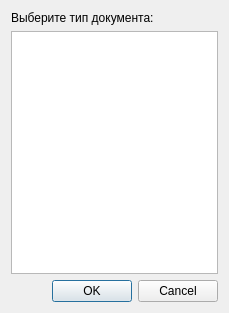
<?xml version="1.0" encoding="UTF-8"?>
<ui version="4.0">
 <class>ChangeDocTypeDialog</class>
 <widget class="QDialog" name="ChangeDocTypeDialog">
  <property name="geometry">
   <rect>
    <x>0</x>
    <y>0</y>
    <width>229</width>
    <height>313</height>
   </rect>
  </property>
  <property name="windowTitle">
   <string>Dialog</string>
  </property>
  <layout class="QGridLayout" name="gridLayout">
   <item row="2" column="0">
    <widget class="QDialogButtonBox" name="buttonBox">
     <property name="standardButtons">
      <set>QDialogButtonBox::Cancel|QDialogButtonBox::Ok</set>
     </property>
    </widget>
   </item>
   <item row="1" column="0">
    <widget class="QListView" name="listView"/>
   </item>
   <item row="0" column="0">
    <widget class="QLabel" name="label">
     <property name="text">
      <string>Выберите тип документа:</string>
     </property>
    </widget>
   </item>
  </layout>
 </widget>
 <resources/>
 <connections/>
</ui>
